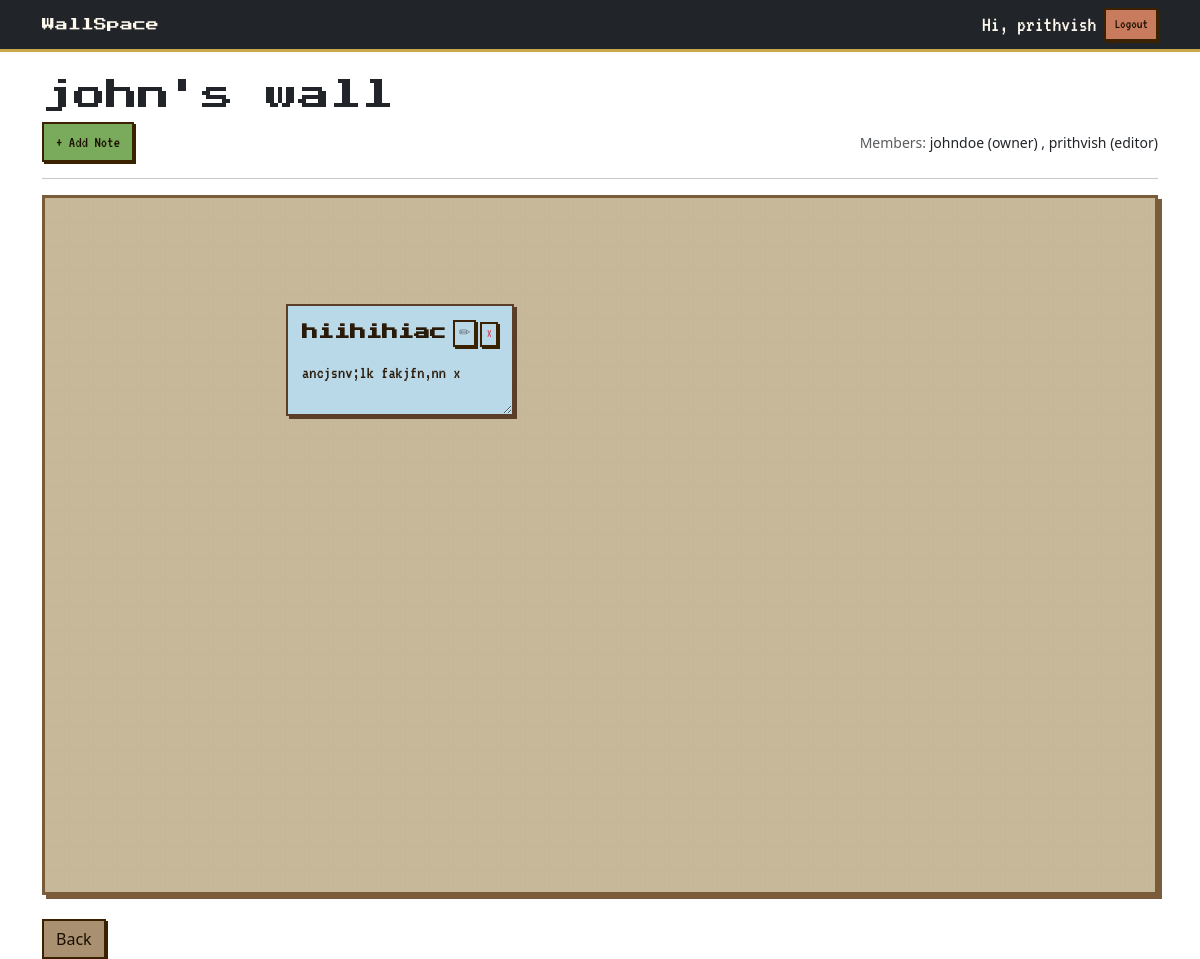
Screenshot of /wall/4/ (signed in) with the database file from the repository.
### walls/models.py (models this page shows, shortened)
class Wall(models.Model):
    title = models.CharField(max_length=100)
    owner=models.ForeignKey(
        User,
        on_delete=models.CASCADE,
        related_name='walls'
    )
    created_at = models.DateTimeField(
        auto_now_add=True
    )

class WallMember(models.Model):
    ROLE_CHOICES=[
        ("viewer","Viewer"),
        ("editor","Editor"),
    ]
    wall=models.ForeignKey(
        Wall,
        on_delete=models.CASCADE,
        related_name="members"
    )
    user=models.CharField(
        max_length=10,
        choices=ROLE_CHOICES,
        default="viewer"
    )
    role = models.CharField(
        max_length=10,
        choices=ROLE_CHOICES,
        default="viewer"
    )
    class Meta:
        unique_together=("wall","user")

### notes/models.py (models this page shows, shortened)
class Note(models.Model):
    COLOR_CHOICES = [#COLOR_CHOICES is a list of tuples
        ('yellow','Yellow'),
        ('pink', 'Pink'),
        ('blue', 'Blue'),
        ('green', 'Green'),
    ]
    wall = models.ForeignKey( #foreign key
        Wall,
        on_delete=models.CASCADE,
        related_name='notes'
    )
    creator=models.ForeignKey(
        User,
        on_delete=models.CASCADE
    )
    title = models.CharField(
        max_length=100,
        blank=True
    )
    content = models.TextField()
    color= models.CharField(
        max_length=20,
        choices=COLOR_CHOICES,
        default='yellow'
    )
    x_position = models.IntegerField(
        default=50
    )
    y_position = models.IntegerField(
        default=50
    )
    width = models.IntegerField(
    default=220
    )
    height = models.IntegerField(
    default=120
    )
    created_at = models.DateTimeField(
        auto_now_add=True
    )
    updated_at = models.DateTimeField(
        auto_now=True
    )

### walls/views.py (the view)
# urls.py: path('wall/<int:pk>/',views.wall_detail,name='wall-detail'),
@login_required
def wall_detail(request, pk):
    wall = get_object_or_404(
        Wall,
        pk=pk,
    )
    is_owner = (
        wall.owner == request.user
    )
    member = WallMember.objects.filter(
        wall=wall,
        user=request.user
    ).first()
    is_member = member is not None
    can_edit = is_owner or (
        member and
        member.role == "editor"
    )
    if not is_owner and not is_member:
        return redirect("home")
    notes = wall.notes.all()
    if request.method == 'POST':
        if "invite_member" in request.POST:
            username = request.POST.get(
                "username"
            )
            role = request.POST.get(
                "role"
            )
            try:
                user = User.objects.get(
                    username=username
                )
                WallMember.objects.get_or_create(
                    wall=wall,
                    user=user,
                    defaults={
                        "role": role
                    }
                )
            except User.DoesNotExist:
                pass
            return redirect(
                'wall-detail',
                pk=wall.pk
            )
        if not can_edit:
            return redirect(
                'wall-detail',
                pk=wall.pk
            )
        form = NoteForm(request.POST)
        if form.is_valid():
            note = form.save(
                commit=False
            )
            note.wall = wall
            note.creator = request.user
            note.x_position = random.randint(50, 600)
            note.y_position = random.randint(50, 400)
            note.width = 220
            note.height = 120
            note.save()
            return redirect(
                'wall-detail',
                pk=wall.pk
            )
    else:
        form = NoteForm()
    context = {
    'wall': wall,
    'form': form,
    'notes': wall.notes.all(),
    'is_owner': is_owner,
    'can_edit': can_edit,
    'members': WallMember.objects.filter(
            wall=wall
            ).exclude(
            user=wall.owner
            )
    }
    return render(
        request,
        'walls/wall_detail.html',
        context
    )

### walls/templates/walls/wall_detail.html (shortened to what this page needs)
{% extends "base.html" %}
{% load crispy_forms_tags %}
{% block content %}
<h2>{{ wall.title }}</h2>
<div class="d-flex gap-2 mb-3 align-items-center justify-content-between">
    <div class="d-flex gap-2">
        {% if can_edit %}
        <button
            class="btn btn-primary"
            data-bs-toggle="modal"
            data-bs-target="#addNoteModal">
            + Add Note
        </button>
        {% endif %}
    </div>
    <div>
        <small class="text-muted">
            Members:
        </small>
        <small>
            {{ wall.owner.username }}
            (owner)
        </small>
        {% for member in members %}
            <small>
                ,
                {{ member.user }}
                ({{ member.role }})
            </small>
        {% endfor %}
    </div>
</div>
<hr>
<div
    class="wall-board p-4"
    style="
        height:700px;
        position:relative;
        overflow:hidden;
    ">
    {% for note in notes %}
        <div
            class="note"
            data-note-id="{{ note.id }}"
            data-color="{{ note.color }}"
            style="
                width:{{ note.width }}px;
                height:{{ note.height }}px;
                resize:both;
                overflow:auto;
                position:absolute;
                left:{{ note.x_position }}px;
                top:{{ note.y_position }}px;
                cursor:grab;
            ">
            <div
                class="d-flex justify-content-between align-items-start mb-2">
                <div class="note-title fw-bold fs-6">
                    {{ note.title }}
                </div>
                {% if can_edit %}
                <div
                    class="d-flex gap-1">
                <button
                    class="btn btn-sm btn-outline-secondary p-0 px-1"
                    data-bs-toggle="modal"
                    data-bs-target="#editModal{{ note.id }}">
                    ✏
                </button>
                    <form
                        method="POST"
                        action="{% url 'delete-note' note.id %}"
                        style="display:inline;">
                        <button
                            type="submit"
                            class="btn btn-sm btn-outline-danger p-0 px-1">
                            ×
                        </button>
                    </form>
                </div>
                {% endif %}
            </div>
            <div class="note-content">
                {{ note.content }}
            </div>
        </div>
    {% empty %}
        <p>No notes yet.</p>
    {% endfor %}
</div>
<br>
<a
    href="{% url 'home' %}"
    class="btn btn-secondary">
    Back
</a>
{% endblock %}

### templates/base.html (shortened to what this page needs)
{% load static %}
<!DOCTYPE html>
<html>
<head>
    <link
    rel="stylesheet"
    href="{% static 'css/main.css' %}">
    <link href="https://cdn.jsdelivr.net/npm/bootstrap@5.3.3/dist/css/bootstrap.min.css"
          rel="stylesheet">
</head>
<body style="background-image: url('{% static "images/bg.png" %}'); background-size: cover; background-attachment: fixed; background-position: center bottom;">
    <nav
        class="navbar navbar-expand-lg navbar-dark bg-dark">
        <div class="container">
            <a
                class="navbar-brand"
                href="{% url 'home' %}">
                WallSpace
            </a>
            {% block nav_buttons %}
            <div
                class="ms-auto d-flex gap-2 align-items-center">
                {% if user.is_authenticated %}
                    <span class="text-light">
                        Hi, {{ user.username }}
                    </span>
                    <form
                        method="POST"
                        action="{% url 'logout' %}">
                        <button
                            type="submit"
                            class="btn btn-danger btn-sm">
                            Logout
                        </button>
                    </form>
                {% endif %}
            </div>
        </div>
        {% endblock %}
    </nav>
    <div class="container mt-4">
        {% block content %}
        {% endblock %}
    </div>
</body>
</html>

### static/css/main.css (style rules this page uses)
body { background-color: #e8d4a0; color: #2a1a0a; min-height: 100vh; }
h2 { font-family: 'Press Start 2P', monospace; font-size: 14px; color: #3a2e1e; margin-bottom: 1rem; }
.navbar { background-color: #3a2e1e !important; border-bottom: 3px solid #c8a84b; }
.navbar-brand { font-family: 'Press Start 2P', monospace !important; font-size: 13px !important; color: #FFF8EC !important; font-weight: 400 !important; }
.navbar span, .navbar a:not(.navbar-brand) { font-family: 'VT323', monospace !important; font-size: 22px !important; color: #FFF8EC !important; }
.btn { font-family: 'VT323', monospace; font-size: 20px; border-radius: 0 !important; border: 2px solid #3a2200 !important; box-shadow: 2px 2px 0 #3a2200; transition: transform 0.1s, box-shadow 0.1s; line-height: 1.2; }
.btn-primary { background-color: #7aaa5c !important; color: #1a0f00 !important; }
.btn-danger { background-color: #c97c5d !important; color: #1a0f00 !important; }
.btn-secondary { background-color: #a89070 !important; color: #1a0f00 !important; }
.wall-board { background-color: #c8b89a; background-image: linear-gradient(#b5a48820 1px, transparent 1px), linear-gradient(90deg, #b5a48820 1px, transparent 1px); background-size: 24px 24px; border: 3px solid #7a5c3a; box-shadow: 4px 4px 0 #7a5c3a; border-radius: 0 !important; }
.note { border-radius: 0 !important; border: 2px solid #5a3e28; box-shadow: 3px 3px 0 #5a3e28; transition: transform 0.1s, box-shadow 0.1s; padding: 14px; box-sizing: border-box; }
.note-title { font-family: 'Press Start 2P', monospace; font-size: 7px; margin-bottom: 8px; color: #2a1a0a; }
.note-content { font-family: 'VT323', monospace; font-size: 18px; color: #2a1a0a; }
.note[data-color="blue"], .note[data-color="lightblue"] { background-color: #B9D8E8 !important; }
.container, .container-fluid { background-color: transparent !important; }
button, input[type="submit"] { font-family: 'VT323', monospace !important; }

### rows the page displays
Wall: title "john's wall", owner.username "johndoe"
WallMember: user "prithvish", role "editor"
Note: {{ note.width }} 228 (drawn), title "hiihihiac", content "ancjsnv;lk fakjfn,nn x"

### other values shown
{{ user.username }} "prithvish"
